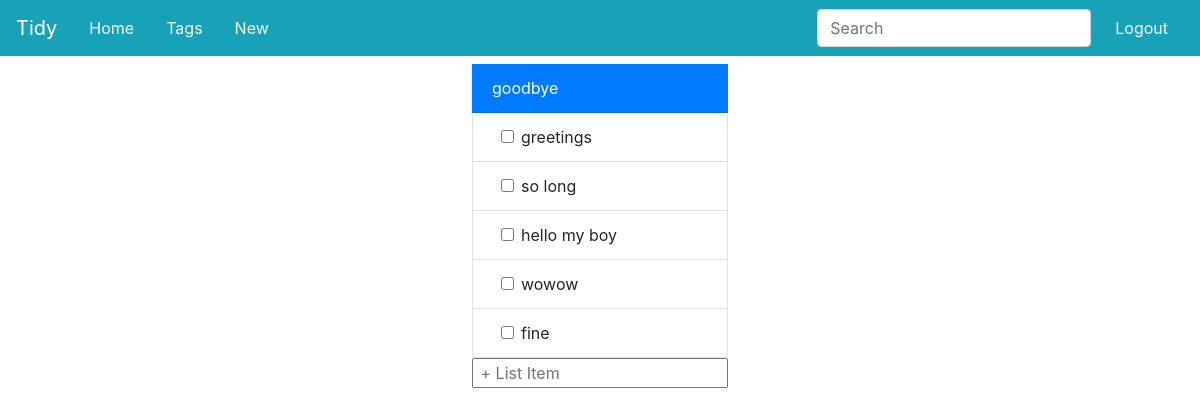
/t/goodbye (signed in), run on an earlier commit of the app's database.
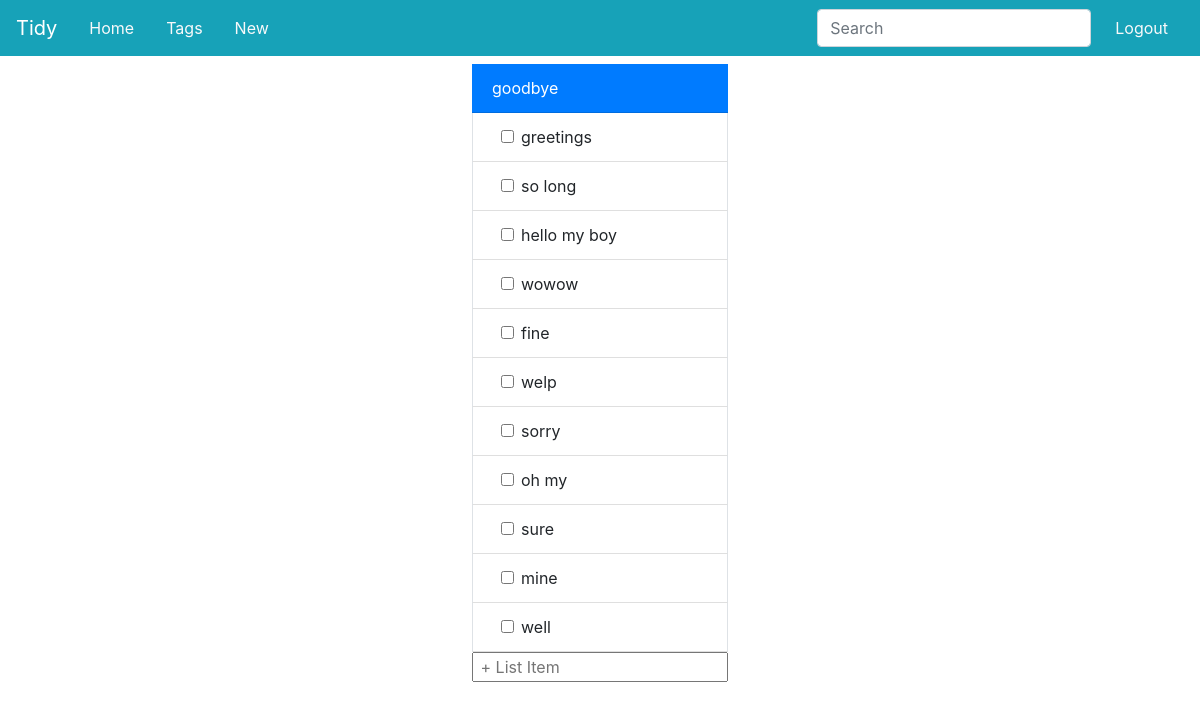
And on a later commit of the database.
### app/models.py (models this page shows, shortened)
class Entries(db.Model):
    __tablename__='Entries'
    id=db.Column(db.Integer,primary_key=True)
    user_id=db.Column(db.Integer,db.ForeignKey('User.id'),index=True)
    text=db.Column(db.String)
    date_created=db.Column(db.DateTime,default=datetime.now())
    tags = db.relationship("Tags",secondary=tag_map)

### app/routes.py (the view, shortened to what this page needs)
@app.route('/t/<tag>', methods=['GET','POST'])
@login_required
def tag_list(tag):
    t = Tags.query.filter_by(tag=tag).first()
    if t is None:
        return redirect(url_for('new_list'))
    list=Entries.query.join(Tags.entries).filter(Entries.user_id==current_user.id,Tags.tag==tag).all()
    return render_template('list.html',list=list,head=tag)

### app/models.py (called while the page is built)
@login.user_loader
def load_user(id):
    return User.query.get(int(id))

### app/templates/list.html (shortened to what this page needs)
{% extends 'base.html' %}
{% block app_content %}
<div class="container">
  <div class="row">
    <form class="card mx-auto border-0 m-2"  id='{{key}}' action="{{url_for('tag_list',tag=head)}}" method="POST">
      <div class="card-header d-flex rounded-0 bg-primary">
        {% if head=='' %}
        <div class="text-white card-link" href="">"No Tittle"</div>
        <input type="hidden" value="{{head}}"  placeholder="No Current Tittle" autocomplete="off" name="tag">
        {% else %}
        <div class="text-white card-link" href="{{url_for('tag_list',tag=key)}}">{{head}}</div>
        {%endif%}
      </div>
      <div class="list-group list-group-flush">
      {% for entry in list%}
        <div class="list-group-item border-right border-left form-check d-flex pl-5">
          <input class="form-check-input" type="checkbox" name="{{entry.id}}" id="{{head}}ent{{entry.id}}">
          <label class="form-check-label mr-auto" for="{{head}}ent{{entry.id}}">
              {{entry.text}}
          </label>
        </div>
      {% endfor %}
      </div>
        <input type="text" class=""  placeholder=" + List Item" autocomplete="off" name="entry">
    </form>
  </div>
</div>
{% endblock %}

What changed in the data, as far as the page shows it:
added Entries: text "welp"
added Entries: text "sorry"
added Entries: text "oh my"
added Entries: text "sure"
added Entries: text "mine"
now on this page (row unchanged): Entries: text "well"
